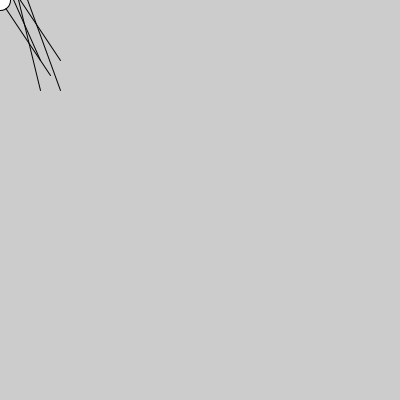
Frame 1 (no input)
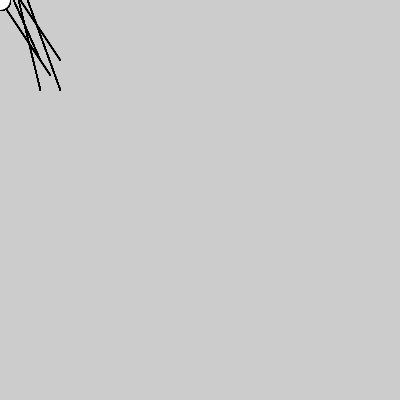
Frame 60 (the mouse pressed at the canvas centre just before this capture)
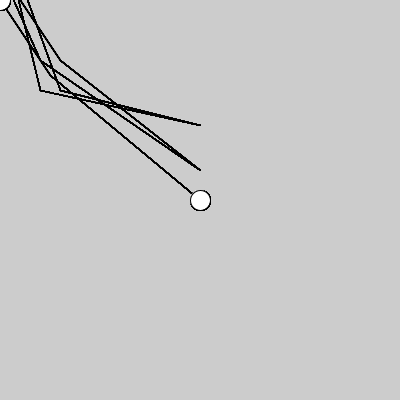
Frame 120 (the mouse held since frame 60 and released just before this capture)

The Processing sketch that drew these frames (run headless with seeded random() and noise(); from frame 60 on, the mouse is pressed at the canvas centre):

// Processing sketch: processing_160990
// ── processing_160990.pde

void setup(){
  size(400,400);
}

void draw(){
  drawStickfigure(mouseX,mouseY);
}
int x=50;
void drawStickfigure(int x, int y){
line(x,y,50,75);
ellipse(x,y,20,20);
line(x,y-30,40,60);
line(x,y-30,60,60);
line(x,y-75,40,90);
line(x,y-75,60,90);
}

//Paul, struggled with this one... dont know what i did wrong?
